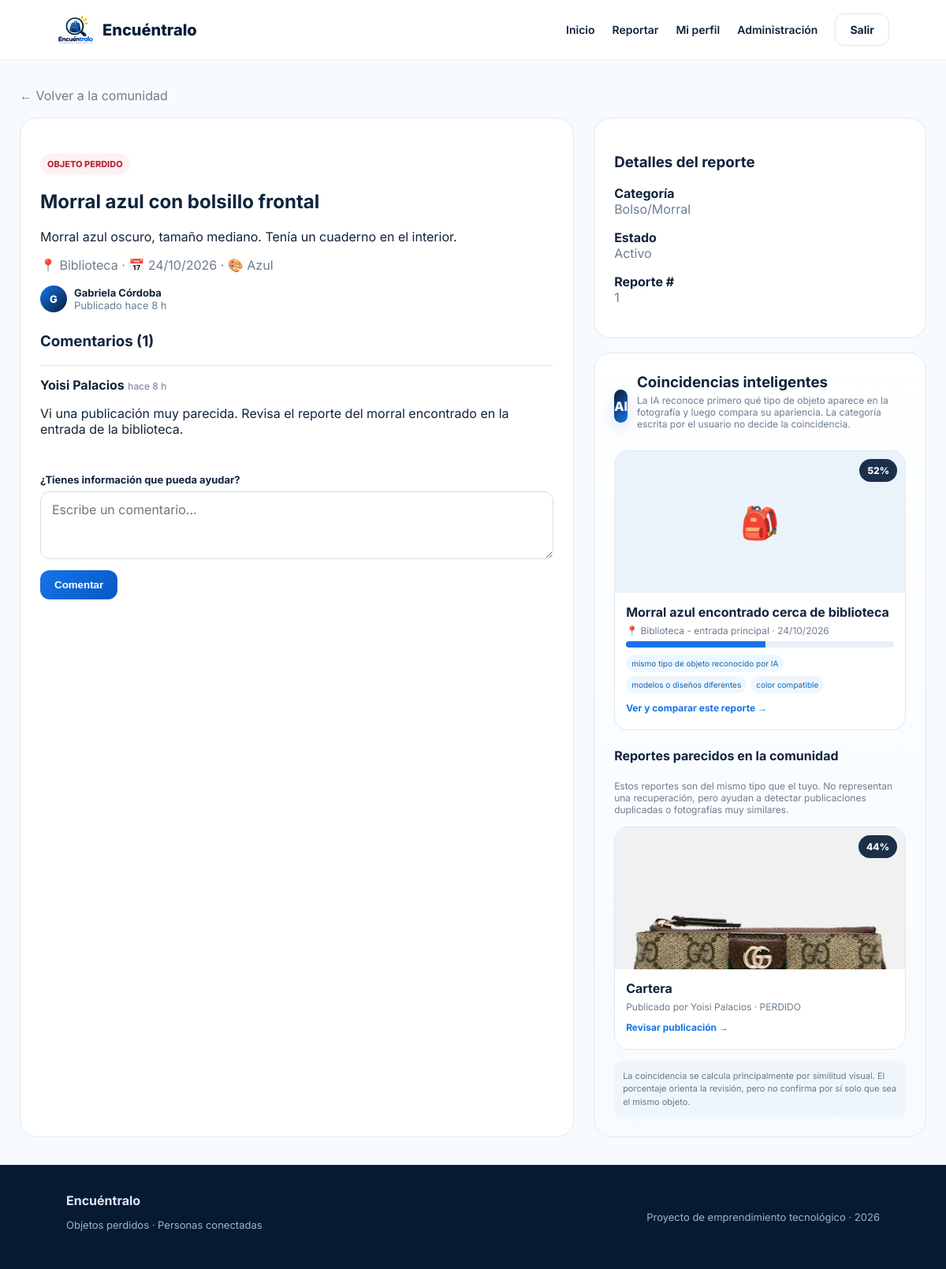
/reports/view.php?id=1 (signed in), run on the app's committed database.
### tables this page shows
CREATE TABLE `reports` (
  `id` int(10) UNSIGNED NOT NULL,
  `user_id` int(10) UNSIGNED NOT NULL,
  `type` enum('lost','found') NOT NULL,
  `title` varchar(180) NOT NULL,
  `category` varchar(80) NOT NULL,
  `color` varchar(60) DEFAULT NULL,
  `location` varchar(180) NOT NULL,
  `event_date` date NOT NULL,
  `description` text NOT NULL,
  `image` varchar(255) DEFAULT NULL,
  `image_hash` varchar(64) DEFAULT NULL,
  `ai_label` varchar(255) DEFAULT NULL,
  `ai_confidence` decimal(5,2) NOT NULL DEFAULT 0.00,
  `ai_embedding` longtext DEFAULT NULL,
  `is_sensitive` tinyint(1) NOT NULL DEFAULT 0,
  `status` enum('open','resolved','hidden') NOT NULL DEFAULT 'open',
  `created_at` timestamp NOT NULL DEFAULT current_timestamp(),
  `updated_at` timestamp NOT NULL DEFAULT current_timestamp() ON UPDATE current_timestamp()
);

CREATE TABLE `users` (
  `id` int(10) UNSIGNED NOT NULL,
  `name` varchar(120) NOT NULL,
  `email` varchar(180) NOT NULL,
  `password` varchar(255) NOT NULL,
  `role` enum('user','admin') NOT NULL DEFAULT 'user',
  `active` tinyint(1) NOT NULL DEFAULT 1,
  `last_login` datetime DEFAULT NULL,
  `created_at` timestamp NOT NULL DEFAULT current_timestamp()
);

CREATE TABLE `comments` (
  `id` int(10) UNSIGNED NOT NULL,
  `report_id` int(10) UNSIGNED NOT NULL,
  `user_id` int(10) UNSIGNED NOT NULL,
  `body` text NOT NULL,
  `created_at` timestamp NOT NULL DEFAULT current_timestamp()
);

### includes/functions.php (called while the page is built, shortened)
<?php
function e($v){return htmlspecialchars((string)$v,ENT_QUOTES,'UTF-8');}
function url($p=''){return BASE_URL.'/'.ltrim($p,'/');}
function timeago($d){$s=time()-strtotime($d); if($s<60)return 'hace instantes';if($s<3600)return 'hace '.floor($s/60).' min';if($s<86400)return 'hace '.floor($s/3600).' h';return date('d/m/Y',strtotime($d));}
function hamming_similarity($a,$b){
  if(!$a||!$b||strlen($a)!==strlen($b))return null;$same=0;$n=strlen($a);for($i=0;$i<$n;$i++)if($a[$i]===$b[$i])$same++;return $n?($same/$n):null;
}
function cosine_similarity($jsonA,$jsonB){
  if(!$jsonA||!$jsonB)return null;$a=json_decode($jsonA,true);$b=json_decode($jsonB,true);
  $dot=0.0;$na=0.0;$nb=0.0;foreach($a as $i=>$v){$x=(float)$v;$y=(float)$b[$i];$dot+=$x*$y;$na+=$x*$x;$nb+=$y*$y;}
  if($na<=0||$nb<=0)return null;return max(0,min(1,$dot/(sqrt($na)*sqrt($nb))));
}
function ai_label_tokens($labels){
  $labels=mb_strtolower((string)$labels);
  $stop=['hand','held','computer','microcomputer','device','electronic','equipment','object','portable','personal'];
  $tokens=preg_split('/[^a-z0-9áéíóúñ]+/u',$labels,-1,PREG_SPLIT_NO_EMPTY);
  return array_values(array_unique(array_filter($tokens,fn($t)=>mb_strlen($t)>=3 && !in_array($t,$stop,true))));
}
function label_similarity($a,$b){
  $A=ai_label_tokens($a);$B=ai_label_tokens($b);if(!$A||!$B)return null;
  $inter=count(array_intersect($A,$B));$union=count(array_unique(array_merge($A,$B)));
  return $union?($inter/$union):0.0;
}
function ai_object_families($labels){
  $s=mb_strtolower((string)$labels);
  $families=[
    'camara'=>['camera','reflex','dslr','digital camera','polaroid','lens','photographic','camcorder'],
    'celular'=>['cellular telephone','cell phone','mobile phone','smartphone','iphone','dial telephone','telephone'],
    'computador'=>['laptop','notebook computer','desktop computer','computer keyboard','computer'],
    'calculadora'=>['calculator','adding machine'],
    'reloj'=>['watch','wristwatch','digital watch','analog clock','stopwatch'],
    'bolso'=>['backpack','rucksack','knapsack','handbag','purse','shoulder bag','shopping bag','briefcase'],
    'billetera'=>['wallet','billfold','pocketbook'],
    'llaves'=>['key','key ring','keychain','padlock'],
    'audifonos'=>['headphone','headset','earphone','earbud'],
    'libro'=>['book jacket','book','notebook','binder','comic book'],
    'botella'=>['water bottle','bottle','pop bottle','beer bottle','thermos'],
    'sombrilla'=>['umbrella','parasol'],
    'gafas'=>['sunglass','sunglasses','spectacles','eyeglass'],
    'zapato'=>['running shoe','sneaker','loafer','sandal','shoe'],
    'ropa'=>['jersey','sweatshirt','shirt','t-shirt','coat','jacket','trench coat','jean','miniskirt','sock'],
    'silla'=>['chair','rocking chair','folding chair','barber chair','throne'],
    'bicicleta'=>['bicycle','mountain bike','tricycle'],
    'casco'=>['helmet','crash helmet','football helmet'],
    'maleta'=>['suitcase','luggage','trunk'],
    'control'=>['remote control','joystick','game controller'],
  ];
  $out=[];
  foreach($families as $family=>$words){foreach($words as $w){if(str_contains($s,$w)){$out[]=$family;break;}}}
  return array_values(array_unique($out));
}
function semantic_family_match($a,$b){
  $A=ai_object_families($a);$B=ai_object_families($b);
  if(!$A||!$B)return ['known'=>false,'same'=>false,'familiesA'=>$A,'familiesB'=>$B];
  return ['known'=>true,'same'=>count(array_intersect($A,$B))>0,'familiesA'=>$A,'familiesB'=>$B];
}
function match_details($a,$b){
  $reasons=[];
  $visual=cosine_similarity($a['ai_embedding']??null,$b['ai_embedding']??null);
  $hash=hamming_similarity($a['image_hash']??null,$b['image_hash']??null);
  $label=label_similarity($a['ai_label']??'',$b['ai_label']??'');
  $sem=semantic_family_match($a['ai_label']??'',$b['ai_label']??'');
  $visualPct=$visual!==null?round($visual*100):null;
  $hashPct=$hash!==null?round($hash*100):null;
  $labelPct=$label!==null?round($label*100):null;
  $samePhoto=($hashPct!==null && $hashPct>=97);
  if($sem['known'] && !$sem['same']){
    return ['total'=>0,'visual'=>$visualPct,'hash'=>$hashPct,'label'=>$labelPct,'image'=>$visualPct,'semantic'=>0,'meta'=>0,
      'reasons'=>['la IA reconoce tipos de objeto diferentes'],'eligible'=>false,'family'=>''];
  }
  if($sem['known'] && $sem['same']){
    $v=$visualPct??50;
    $shape=max(0,min(100,($v-35)/65*100));
    $total=(int)round(32 + 0.43*$shape);
    $reasons[]='mismo tipo de objeto reconocido por IA';
    if($v>=85)$reasons[]='forma visual muy parecida';
    elseif($v>=65)$reasons[]='apariencia visual relacionada';
    else $reasons[]='modelos o diseños diferentes';
  } else {
    if($visualPct===null || $visualPct<82){
      return ['total'=>0,'visual'=>$visualPct,'hash'=>$hashPct,'label'=>$labelPct,'image'=>$visualPct,'semantic'=>null,'meta'=>0,
        'reasons'=>['sin similitud visual suficiente'],'eligible'=>false,'family'=>''];
    }
    $total=(int)round(30 + (($visualPct-82)/18)*40);
    $reasons[]='patrón visual parecido detectado por IA';
  }
  $meta=0;
  $ca=mb_strtolower(trim($a['color']??''));$cb=mb_strtolower(trim($b['color']??''));
  if($ca&&$cb&&($ca===$cb||str_contains($ca,$cb)||str_contains($cb,$ca))){$meta+=3;$reasons[]='color compatible';}
  $la=mb_strtolower(trim($a['location']??''));$lb=mb_strtolower(trim($b['location']??''));
  if($la&&$lb&&(str_contains($la,$lb)||str_contains($lb,$la))){$meta+=2;$reasons[]='lugar relacionado';}
  $days=abs((strtotime($a['event_date'])-strtotime($b['event_date']))/86400);
  if($days<=1){$meta+=4;$reasons[]='fecha muy cercana';}elseif($days<=3){$meta+=2;$reasons[]='fecha cercana';}
  $catA=mb_strtolower(trim($a['category']??''));$catB=mb_strtolower(trim($b['category']??''));
  if($catA&&$catA===$catB){$meta+=1;$reasons[]='categoría declarada compatible';}
  $total=min(95,$total+$meta);
  return ['total'=>$total,'visual'=>$visualPct,'hash'=>$hashPct,'label'=>$labelPct,'image'=>$visualPct,'semantic'=>$sem['same']?100:null,
    'meta'=>$meta,'reasons'=>$reasons,'eligible'=>true,'family'=>implode(', ',$sem['familiesA'])];
}

### reports/view.php (the view, shortened to what this page needs)
<?php require '../includes/functions.php';require_login();$id=intval($_GET['id']??0);$st=$pdo->prepare('SELECT r.*,u.name,u.email FROM reports r JOIN users u ON u.id=r.user_id WHERE r.id=?');$st->execute([$id]);$r=$st->fetch();if(!$r||($r['status']==='hidden'&&user()['role']!=='admin'))die('Reporte no disponible');if($_SERVER['REQUEST_METHOD']==='POST'&&isset($_POST['comment'])){check_csrf();$c=trim($_POST['comment']);if($c){$pdo->prepare('INSERT INTO comments(report_id,user_id,body) VALUES(?,?,?)')->execute([$id,user()['id'],$c]);flash('Comentario publicado.');}header('Location: '.url('reports/view.php?id='.$id));exit;}$cs=$pdo->prepare('SELECT c.*,u.name FROM comments c JOIN users u ON u.id=c.user_id WHERE report_id=? ORDER BY c.created_at ASC');$cs->execute([$id]);$comments=$cs->fetchAll();$ms=$pdo->prepare("SELECT r.*,u.name FROM reports r JOIN users u ON u.id=r.user_id WHERE r.status='open' AND r.id<>? ORDER BY r.created_at DESC LIMIT 100");$ms->execute([$id]);$matches=[];$similar=[];foreach($ms as $m){$d=match_details($r,$m);if($m['type']!==$r['type']){if(($d['eligible']??false) && $d['total']>=30)$matches[]=[$m,$d];}else{if(($d['eligible']??false) && $d['total']>=35)$similar[]=[$m,$d];}}usort($matches,fn($a,$b)=>$b[1]['total']<=>$a[1]['total']);usort($similar,fn($a,$b)=>$b[1]['total']<=>$a[1]['total']);$matches=array_slice($matches,0,5);$similar=array_slice($similar,0,3);$title=$r['title'];require '../includes/header.php';?>
<main class="dashboard"><a class="muted" href="<?=url('app.php')?>">← Volver a la comunidad</a><div class="report-layout" style="margin-top:18px"><section class="panel"><div style="margin-top:20px"><span class="badge <?=e($r['type'])?>"><?=$r['type']==='lost'?'OBJETO PERDIDO':'OBJETO ENCONTRADO'?></span><h1><?=e($r['title'])?></h1><p><?=nl2br(e($r['description']))?></p><p class="muted">📍 <?=e($r['location'])?> · 📅 <?=date('d/m/Y',strtotime($r['event_date']))?> · 🎨 <?=e($r['color']?:'No indicado')?></p><div class="author"><span class="avatar"><?=e(mb_substr($r['name'],0,1))?></span><div><b><?=e($r['name'])?></b><br><span class="muted">Publicado <?=timeago($r['created_at'])?></span></div></div>
</div>
<div class="comments"><h3>Comentarios (<?=count($comments)?>)</h3><?php foreach($comments as $c):?><div class="comment"><b><?=e($c['name'])?></b> <span class="muted small"><?=timeago($c['created_at'])?></span><p><?=nl2br(e($c['body']))?></p></div><?php endforeach;?><form method="post"><input type="hidden" name="csrf" value="<?=csrf()?>"><label>¿Tienes información que pueda ayudar?</label><textarea name="comment" rows="3" required placeholder="Escribe un comentario..."></textarea><button class="btn primary" style="margin-top:10px">Comentar</button></form></div></section>
<aside><div class="panel"><h3>Detalles del reporte</h3><p><b>Categoría</b><br><span class="muted"><?=e($r['category'])?></span></p><p><b>Estado</b><br><span class="muted"><?=$r['status']==='open'?'Activo':($r['status']==='resolved'?mb_convert_case(resolved_label($r),MB_CASE_TITLE,'UTF-8'):'Oculto')?></span></p><p><b>Reporte #</b><br><span class="muted"><?=intval($r['id'])?></span></p></div>
<div class="panel ai-matches" style="margin-top:18px"><div class="ai-heading"><span class="ai-orb">AI</span><div><h3>Coincidencias inteligentes</h3><p class="small muted">La IA reconoce primero qué tipo de objeto aparece en la fotografía y luego compara su apariencia. La categoría escrita por el usuario no decide la coincidencia.</p></div></div><?php foreach($matches as [$m,$d]):?><a class="match-card" href="<?=url('reports/view.php?id='.$m['id'])?>"><div class="match-image"><?php if($m['image']&&!$m['is_sensitive']):?><img src="<?=url('uploads/'.e($m['image']))?>"><?php else:?><div class="placeholder small-ph"><?=$m['is_sensitive']?'🪪':'🎒'?></div><?php endif;?><span class="match-score"><?=$d['total']?>%</span></div><div class="match-info"><b><?=e($m['title'])?></b><p class="small muted">📍 <?=e($m['location'])?> · <?=date('d/m/Y',strtotime($m['event_date']))?></p><?php if($d['image']!==null):?><div class="metric"><span>Coincidencia estimada por IA</span><b><?=$d['image']?>%</b></div><?php endif;?><div class="progress"><i style="width:<?=$d['total']?>%"></i></div><div class="reason-chips"><?php foreach(array_slice($d['reasons'],0,3) as $reason):?><span><?=e($reason)?></span><?php endforeach;?></div><p class="review-hint">Ver y comparar este reporte →</p></div></a><?php endforeach;?><?php if(!$matches):?><div class="no-match"><b>Todavía no hay un reporte encontrado con suficiente similitud.</b><p class="muted small">Cuando aparezca un reporte del tipo contrario, Encuéntralo lo comparará automáticamente. Recuerda: para recuperar un objeto perdido debe existir al menos un reporte marcado como ENCONTRADO.</p></div><?php endif;?><?php if($similar):?><div class="similar-section"><h4>Reportes parecidos en la comunidad</h4><p class="small muted">Estos reportes son del mismo tipo que el tuyo. No representan una recuperación, pero ayudan a detectar publicaciones duplicadas o fotografías muy similares.</p><?php foreach($similar as [$m,$d]):?><a class="match-card" href="<?=url('reports/view.php?id='.$m['id'])?>"><div class="match-image"><?php if($m['image']&&!$m['is_sensitive']):?><img src="<?=url('uploads/'.e($m['image']))?>"><?php endif;?><span class="match-score"><?=$d['total']?>%</span></div><div class="match-info"><b><?=e($m['title'])?></b><p class="small muted">Publicado por <?=e($m['name'])?> · <?=$m['type']==='lost'?'PERDIDO':'ENCONTRADO'?></p><?php if($d['image']!==null):?><div class="metric"><span>Similitud de fotografías</span><b><?=$d['image']?>%</b></div><?php endif;?><p class="review-hint">Revisar publicación →</p></div></a><?php endforeach;?></div><?php endif;?><div class="ai-disclaimer">La coincidencia se calcula principalmente por similitud visual. El porcentaje orienta la revisión, pero no confirma por sí solo que sea el mismo objeto.</div></div></aside></div></main><?php require '../includes/footer.php';?>

### data on the page
reports: title "Morral azul con bolsillo frontal", description "Morral azul oscuro, tamaño mediano. Tenía un cuaderno en el interior.", location "Biblioteca", event_date "24/10/2026", color "Azul", user.name "G", user.name "Gabriela Córdoba", created_at "hace 8 h", category "Bolso/Morral", id "1"
comments: user.name "Yoisi Palacios", created_at "hace 8 h", body "Vi una publicación muy parecida. Revisa el reporte del morral encontrado en la entrada de la biblioteca."
reports: total "52", title "Morral azul encontrado cerca de biblioteca", location "Biblioteca - entrada principal", event_date "24/10/2026", reason "mismo tipo de objeto reconocido por IA", reason "modelos o diseños diferentes", reason "color compatible"
reports: image (picture), total "44", title "Cartera", user.name "Yoisi Palacios", type "PERDIDO"

### other printed values
count($comments) "1"
